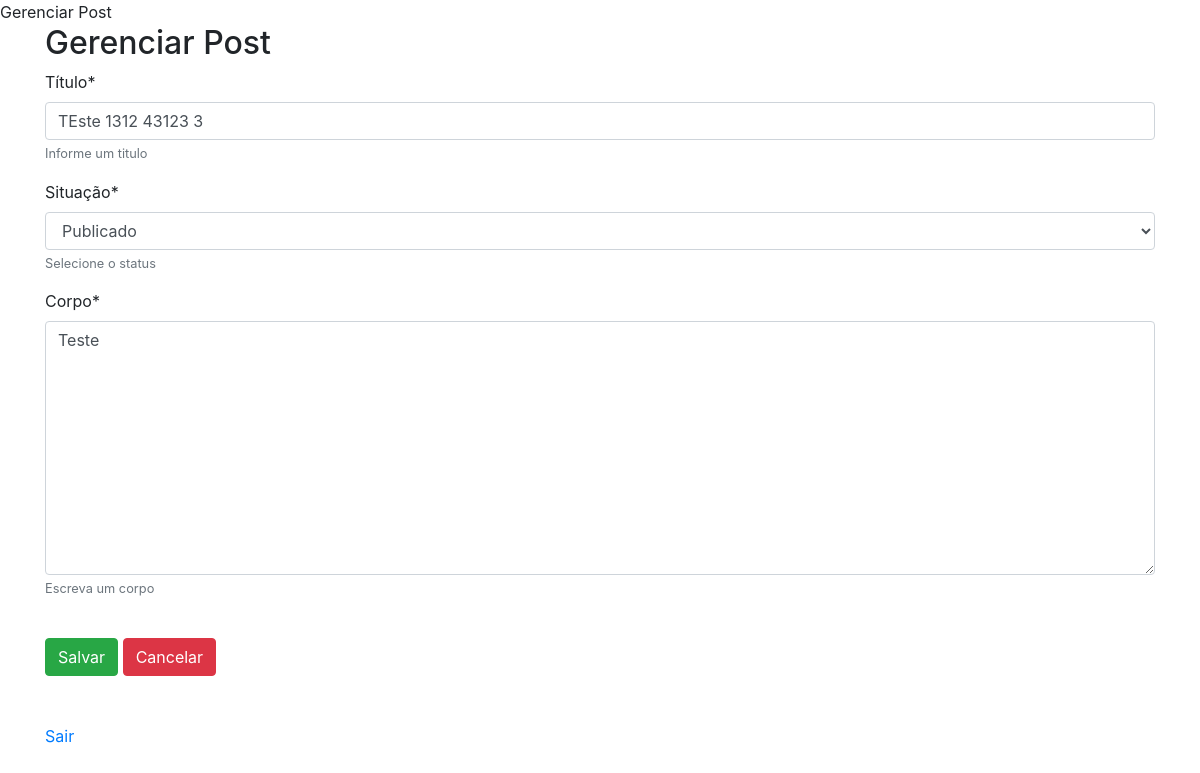
/posts/editar/1 (signed in), run on the app's committed database.
### app/models/post.py (models this page shows, shortened)
class Post(models.Model):
    STATUS = (
        ('Arquivado', 'Arquivado'),
        ('Publicado', 'Publicado'),
        ('Rascunho', 'Rascunho')
    )
    titulo = models.CharField("Título", max_length=150, null=False)
    status = models.CharField("Situação", max_length=20, choices=STATUS, null=False, default='Rascunho')
    corpo = models.TextField("Corpo", null=False)
    user = models.ForeignKey(User, on_delete=models.CASCADE, related_name='post')
    created = models.DateTimeField(auto_now_add=True)
    updated = models.DateTimeField(auto_now=True)

### app/views/post_view.py (the view)
# urls.py: path('posts/editar/<int:pk>', editar_post, name="editar_post"),
@login_required
def editar_post(request, pk, template_name="posts/cadastrar.html"):
    try:
        post = get_object_or_404(Post, pk=pk)
        if request.method == 'POST':
            form = PostForm(request.POST, instance=post)
            if form.is_valid():
                posts = form.save(commit=False)
                posts.user = request.user
                posts.save()
                messages.success(request, "Post atualizado com sucesso.")
                return redirect('home_posts')
        else:
            form = PostForm(instance=post)
    except Exception:
        messages.error(request, "Erro ao atualizar serviço.")
    return render(request, template_name, {'form': form})

### app/forms/post_form.py
class PostForm(forms.ModelForm):
    class Meta:
        model = Post
        fields = ['titulo', 'status', 'corpo']
        widgets = {
            'titulo': forms.TextInput(),
            'status': forms.Select(),
            'corpo': forms.Textarea()
        }
        help_texts = {
            'titulo': 'Informe um titulo',
            'status': 'Selecione o status',
            'corpo': 'Escreva um corpo',
        }

### app/templates/posts/cadastrar.html (shortened to what this page needs)
{% extends '../base.html' %}
{% load crispy_forms_tags %}
{% block corpo %}
<h2>Gerenciar Post</h2>
<form method="post">
    {{ form|crispy }}
    <br>
    <input class="btn btn-success" type="submit" value="Salvar">
    <a class='btn btn-danger' href="{% url 'home_posts' %}">Cancelar</a>
</form>
{% endblock corpo %}

### data on the page
Post: titulo "TEste 1312 43123 3", status "Publicado", corpo "Teste"
